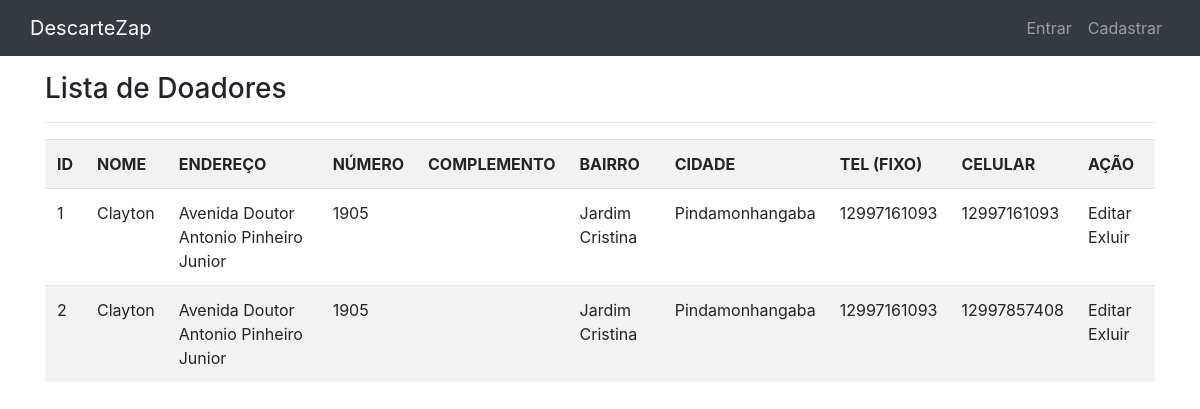
Page /listar/doadores/ on the earlier database version.
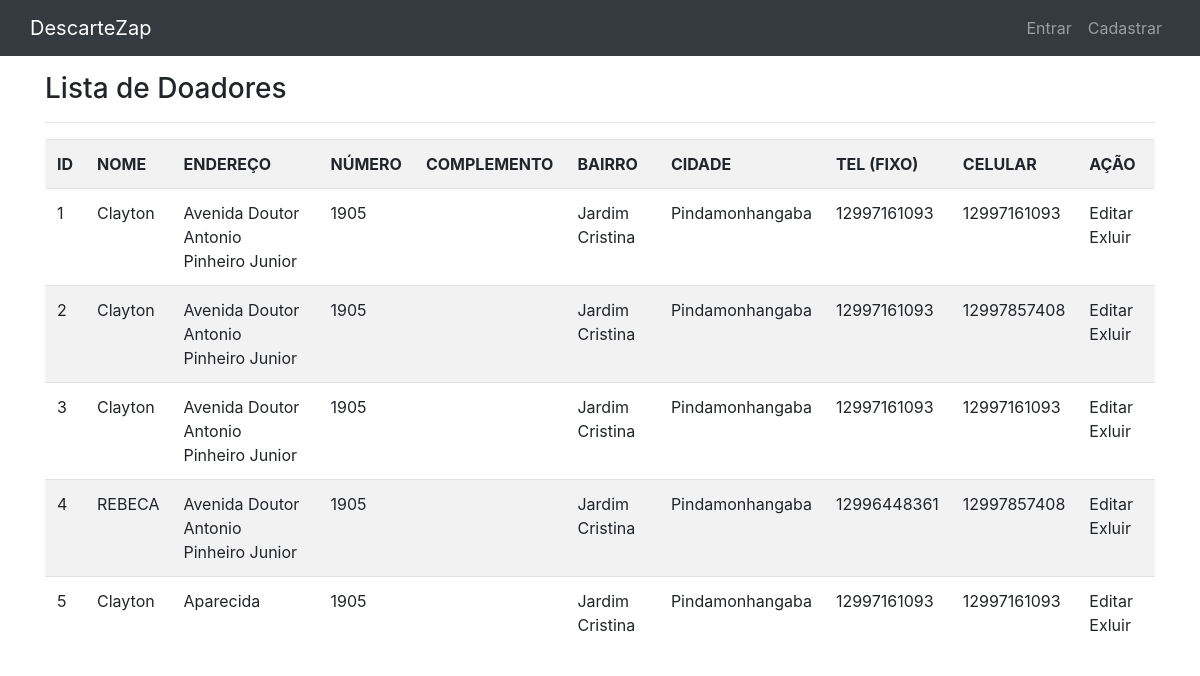
Same page on the later database version.
### cadastros/models.py (models this page shows, shortened)
class Doadores(models.Model):
    nome = models.CharField(max_length=20, null=False, blank=False)
    sobrenome = models.CharField(max_length=20, null=False, blank=False)
    dataNascimento = models.DateField(max_length=10, null=False, blank=False, verbose_name="Data de Nascimento")
    endereco = models.CharField(max_length=100, null=False, blank=False)
    numero = models.CharField(max_length=10, null=False, blank=False)
    complemento = models.CharField(max_length=10, null=False, blank=False)
    bairro = models.CharField(max_length=20, null=False, blank=False)
    cidade = models.CharField(max_length=20, null=False, blank=False)
    telefonefixo = models.CharField(max_length=20, null=False, blank=False, verbose_name="Telefone Fixo")
    celular = models.CharField(max_length=20, null=False, blank=False)

### cadastros/views.py (the view)
# urls.py: path('listar/doadores/', DoadoresList.as_view(), name='listar-doadores'),
class DoadoresList(ListView):
    model = Doadores
    template_name = 'cadastrar/listas/doadores.html'

### templates/cadastrar/listas/doadores.html
{% extends 'base.html' %}
{% load static %}
{% block content %}
<h3>Lista de Doadores</h3>
<hr>
<div class="table responsive">
    <table class="table table-striped">
        <tr>
            <th>ID</th>
            <th>NOME</th>
            <th>ENDEREÇO</th>
            <th>NÚMERO</th>
            <th>COMPLEMENTO</th>
            <th>BAIRRO</th>
            <th>CIDADE</th>
            <th>TEL (FIXO)</th>
            <th>CELULAR</th>
            <th>AÇÃO</th>
        </tr>
        {% for doadores in object_list %}
        <tr>
            <td>{{ doadores.id }}</td>
            <td>{{ doadores.nome }}</td>
            <td>{{ doadores.endereco }}</td>
            <td>{{ doadores.numero }}</td>
            <td>{{ doadores.complemento }}</td>
            <td>{{ doadores.bairro }}</td>
            <td>{{ doadores.cidade }}</td>
            <td>{{ doadores.telefonefixo }}</td>
            <td>{{ doadores.celular }}</td>
            <td>
                Editar
                Exluir
            </td>
        </tr>
        {% empty %}
        <tr>
            <td colspan="3">Não foram encontrados dados nesta pesquisa</td>
        </tr>
        {% endfor %}
    </table>
</div>
{% endblock %}s %}

### templates/base.html (shortened to what this page needs)
<!DOCTYPE html>
<html lang="pt-br">
<head>
    <link rel="stylesheet" href="https://stackpath.bootstrapcdn.com/bootstrap/4.5.2/css/bootstrap.min.css">
</head>
<body>
    <header>
        <nav class="navbar navbar-expand navbar-dark bg-dark mb-3">
            <div class="container">
                <a class="navbar-brand" href="{% url 'paginas:home' %}">DescarteZap</a>
                <ul class="navbar-nav">
                    {% if user.is_authenticated %}
                    <a class="navbar-brand" href="{% url 'cadastros:cadastrar' %}"></a>
                     <ul class="navbar-nav">
                     <li class="nav-item">
                        <a class="nav-link" href="{% url 'cadastros:cadastrar-doadores' %}">Cadastrar Doador</a>
                     </li>
                     <li class="nav-item">
                        <a class="nav-link" href="{% url 'cadastros:cadastrar-doacao' %}">Cadastrar Doacao</a>
                     </li>
                     <li class="nav-item">
                        <a class="nav-link" href="{% url 'cadastros:listar-doadores' %}">Listar Doadores</a>
                     </li>
                    <li class="nav-item">
                        <a class="nav-link" href="{% url 'account_logout' %}">Sair</a>
                    </li>
                    {% else %}
                    <li class="nav-item">
                        <a class="nav-link" href="{% url 'account_login' %}">Entrar</a>
                    </li>
                    <li class="nav-item">
                        <a class="nav-link" href="{% url 'account_signup' %}">Cadastrar</a>
                    </li>
                    {% endif %}
                </ul>
            </div>
        </nav>
    </header>
    <main class="container">
        {% block content %}
        {% endblock %}
    </main>
</body>
</html>

Differences in the rows shown:
added Doadores: id "3", nome "Clayton", endereco "Avenida Doutor Antonio Pinheiro Junior", numero "1905", bairro "Jardim Cristina", cidade "Pindamonhangaba", telefonefixo "12997161093", celular "12997161093"
added Doadores: id "4", nome "REBECA", endereco "Avenida Doutor Antonio Pinheiro Junior", numero "1905", bairro "Jardim Cristina", cidade "Pindamonhangaba", telefonefixo "12996448361", celular "12997857408"
added Doadores: id "5", nome "Clayton", endereco "Aparecida", numero "1905", bairro "Jardim Cristina", cidade "Pindamonhangaba", telefonefixo "12997161093", celular "12997161093"
